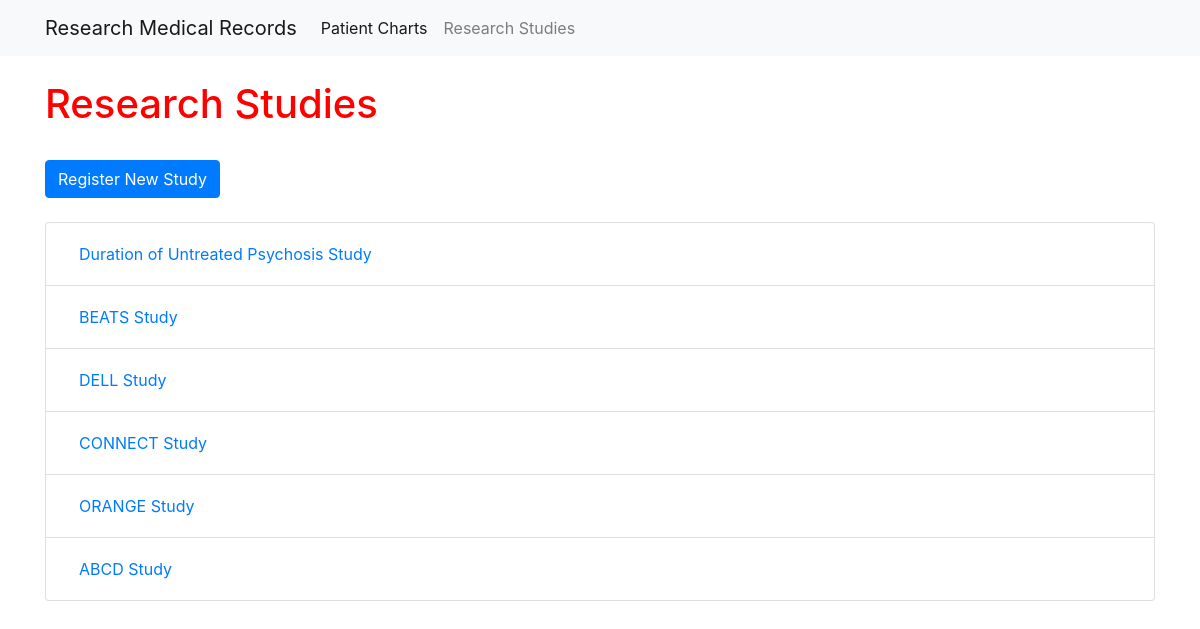
Screenshot of /research/ with the database file from the repository.
### research/models.py (models this page shows, shortened)
class ResearchStudy(models.Model):
    name = models.TextField()
    patient = models.ManyToManyField('ptchart.Patient')
    class Meta:
        verbose_name_plural = "Research Studies"

### research/views.py (the view)
# urls.py: path("", views.research_index, name="research_index"),
def research_index(request):
    research_studies = ResearchStudy.objects.all()
    context = {"research_studies": research_studies}
    return render(request, 'research_index.html', context)

### research/templates/research_index.html
{% extends "base.html" %}
{% block page_content %}
<br>
<h1>Research Studies</h1>
<br>
<a href="{% url 'research_newstudy' %}"
    class="btn btn-primary">
    Register New Study
</a>
<br>
<br>
<div>
    <ul class="list-group">
    {% for research_study in research_studies %}
        <li class="list-group-item"><a href="{% url 'research_detail' research_study.id %}"
            class="btn btn-primary-link">
            {{ research_study.name }}
        </a></li>
    {% endfor %}
</div>
{% endblock %}

### pyemr/static/css/style.css (style rules this page uses)
h1 { color: red; }

### rows the page displays
ResearchStudy: name "Duration of Untreated Psychosis Study"
ResearchStudy: name "BEATS Study"
ResearchStudy: name "DELL Study"
ResearchStudy: name "CONNECT Study"
ResearchStudy: name "ORANGE Study"
ResearchStudy: name "ABCD Study"
